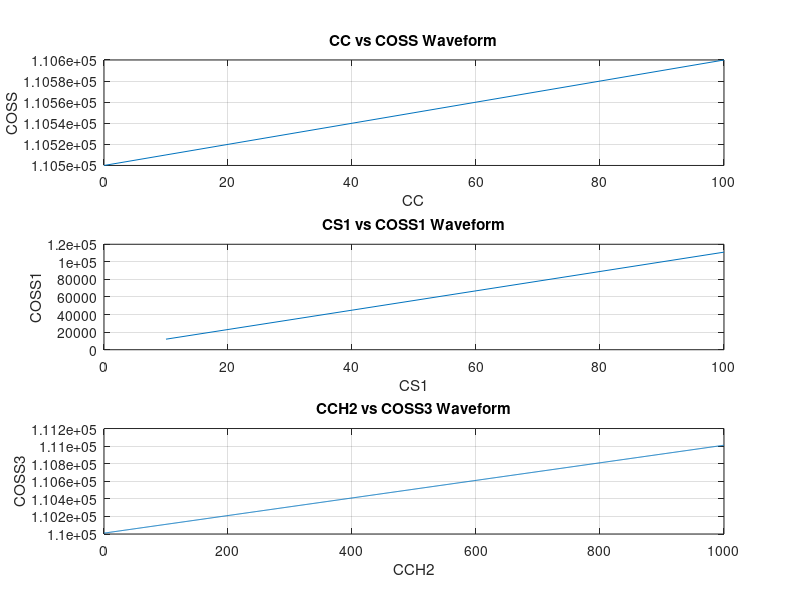

Write the MATLAB code that produced this figure.
clear all;
clc;
S=1100;
CS=100;
CC=0:10:100;
CCH=500;
COSS=(S*CS)+CC+CCH;
subplot(3,1,1);
plot(CC,COSS)
title('CC vs COSS Waveform');
xlabel('CC')
ylabel('COSS')
grid on;

CS1=10:10:100;
CC1=10;
CCH1=1000;
COSS1=(S*CS1)+CC1+CCH1;
subplot(3,1,2);
plot(CS1,COSS1)
title('CS1 vs COSS1 Waveform');
xlabel('CS1')
ylabel('COSS1')
grid on;
hold on;

CC=10;
CCH2 = 0:1:1000;
COSS3 = (S*CS)+CC1+CCH2;
subplot(3,1,3);
plot(CCH2,COSS3)
title('CCH2 vs COSS3 Waveform');
xlabel('CCH2')
ylabel('COSS3')
grid on;
hold on;
